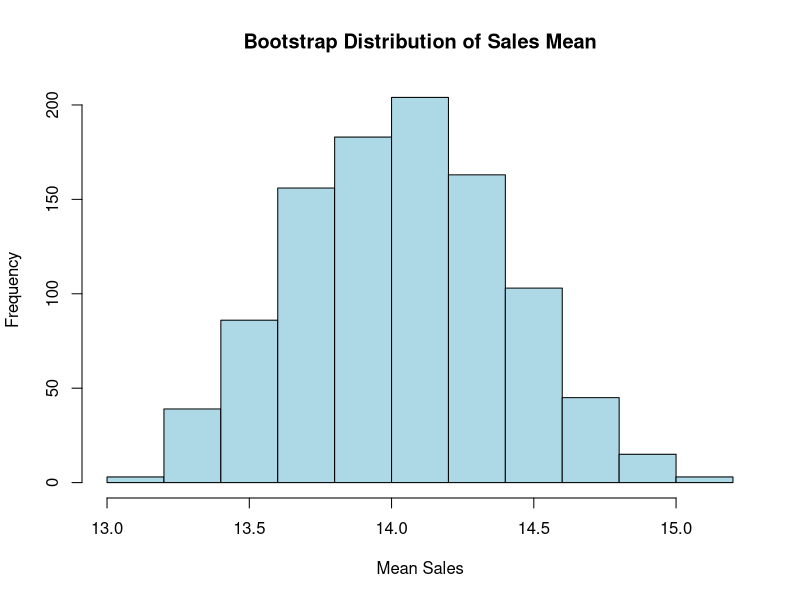

This chart was generated by the following R code: (Note: this script raises an error after producing the figure.)
# Load dataset
AdData <- read.csv("data/Advertising_Budget_and_Sales.csv", colClasses = c(
  TV_Ad_Budget = "numeric",
  Radio_Ad_Budget = "numeric",
  Newspaper_Ad_Budget = "numeric",
  Sales = "numeric"
))

# Display structure to verify data types
str(AdData)

# Display first few rows to ensure data is loaded correctly
head(AdData)

View(AdData)

# Set seed for reproducibility
set.seed(123)

# Define the proportion of data to use for training
train_size <- 0.7  # 70% for training, 30% for testing

# Create a random sample of row indices for the training set
train_indices <- sample(1:nrow(AdData), size = train_size * nrow(AdData))

# Split the data into training and testing sets
train_data <- AdData[train_indices, ]
test_data <- AdData[-train_indices, ]

# Check the dimensions of the training and testing sets
dim(train_data)
dim(test_data)

# Set seed for reproducibility
set.seed(123)

# Number of bootstrap samples
n_bootstrap <- 1000

# Initialize a vector to store bootstrap sample means
bootstrap_means <- numeric(n_bootstrap)

# Perform bootstrapping
for (i in 1:n_bootstrap) {
  # Sample with replacement
  sample_data <- AdData[sample(1:nrow(AdData), replace = TRUE), ]
  
  # Calculate the mean of Sales for the bootstrap sample
  bootstrap_means[i] <- mean(sample_data$Sales)
}

# Display the results
mean(bootstrap_means)  # Average of the bootstrap sample means
sd(bootstrap_means)    # Standard deviation of the bootstrap sample means

# Plot the bootstrap distribution
hist(bootstrap_means, main = "Bootstrap Distribution of Sales Mean",
     xlab = "Mean Sales", col = "lightblue", border = "black")

# Load necessary libraries
library(caret)

# Set seed for reproducibility
set.seed(123)

# Define the number of folds for cross-validation
k <- 5

# Create the training control
train_control <- trainControl(method = "cv", number = k)

# Fit a linear model (you can change this to any model of your choice)
model <- train(Sales ~ TV_Ad_Budget + Radio_Ad_Budget + Newspaper_Ad_Budget, 
               data = AdData, 
               method = "lm", 
               trControl = train_control)

# Display the results
print(model)

